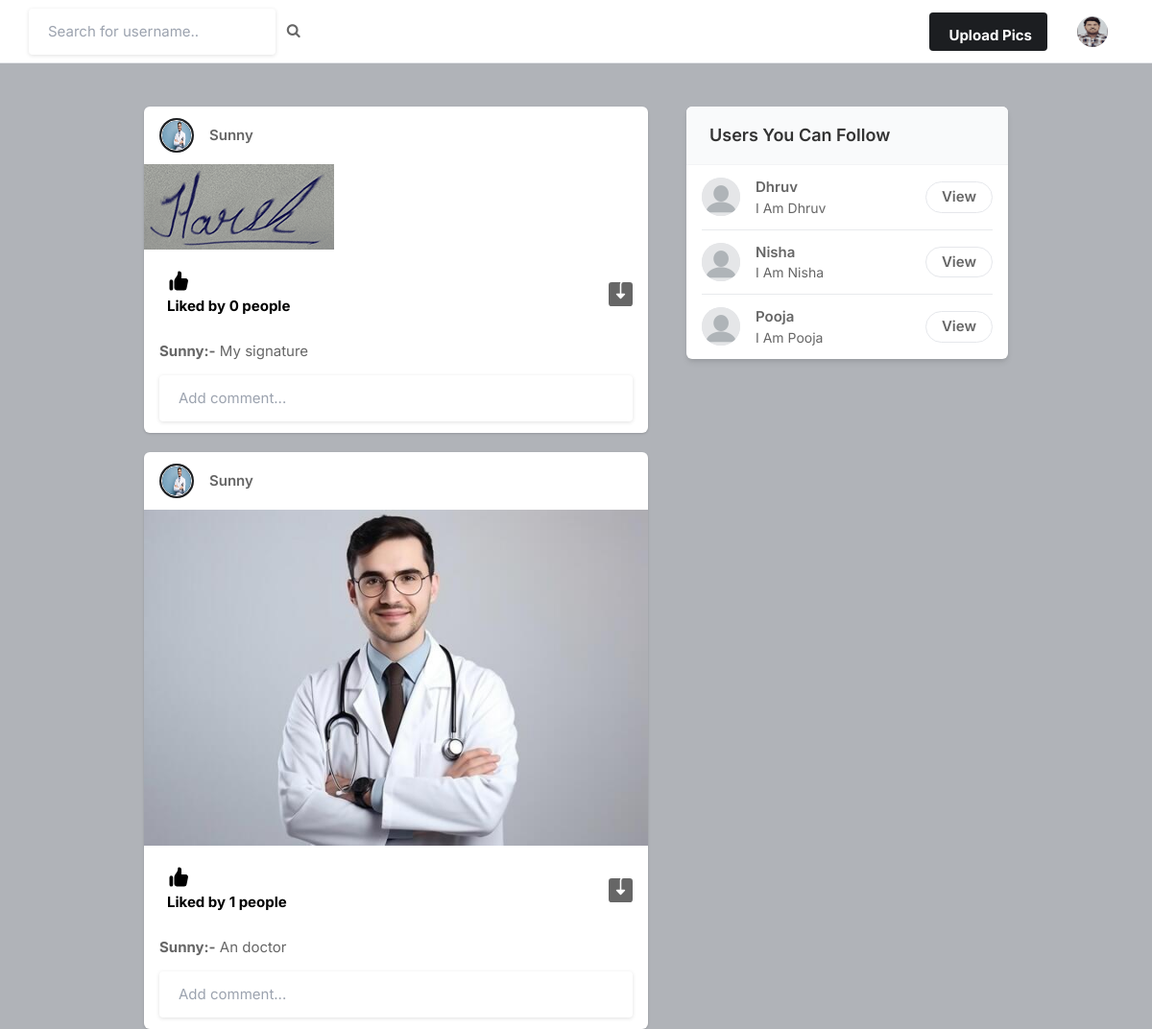
Page / (signed in) on the committed database.
### core/models.py (models this page shows, shortened)
class Profile(models.Model):
    user = models.ForeignKey(User, on_delete=models.CASCADE)
    id_user = models.IntegerField()
    bio = models.TextField(blank = True)
    profileimg = models.ImageField(upload_to='profile_images', default='blank-profile-picture.png')
    location = models.CharField(max_length=100, blank = True)

class Post(models.Model):
    id = models.UUIDField(primary_key=True, default=uuid.uuid4)
    user = models.CharField(max_length=100)
    image = models.ImageField(upload_to='post_images')
    caption = models.TextField()
    created_at = models.DateTimeField(default=datetime.now)
    no_of_likes = models.IntegerField(default=0)

### core/views.py (the view)
# urls.py: path('', views.index, name='index'),
@login_required(login_url='signin')
def index(request):
    user_object = User.objects.get(username=request.user.username)
    user_profile = Profile.objects.get(user = user_object)
    user_following_list = []
    feed = []
    user_following = FollowerCount.objects.filter(follower = request.user.username)
    for users in user_following:
        user_following_list.append(users.user)
    for usernames in user_following_list:
        feed_lists = Post.objects.filter(user = usernames)
        feed.append(feed_lists)
    feed_list = list(chain(*feed))
    comments = Comment.objects.all()
    posts_with_profile = []
    for post in feed_list:
        profile = Profile.objects.get(user__username=post.user)
        posts_with_profile.append({
            'post': post,
            'profile': profile
        })
    all_users = User.objects.all()
    user_following_all = []
    for user in user_following:
        user_list = User.objects.get(username = user.user)
        user_following_all.append(user_list)
    new_suggestions_list = [x for x in list(all_users) if (x not in list(user_following_all))]
    current_user = User.objects.filter(username = request.user.username)
    final_suggestions_list = [x for x in list(new_suggestions_list) if (x not in list(current_user))]
    random.shuffle(final_suggestions_list)
    username_profile = []
    username_profile_list = []
    for users in final_suggestions_list:
        username_profile.append(users.id)
    for ids in username_profile:
        profile_lists = Profile.objects.filter(id_user = ids)
        username_profile_list.append(profile_lists)
    suggestions_username_profile_list = list(chain(*username_profile_list))
    return render (request, 'index.html', {
        'user_profile':user_profile,
        'posts':feed_list,
        'posts_with_profile': posts_with_profile,
        'suggestions_username_profile_list':suggestions_username_profile_list[:4],
        'comments': comments
        })

### templates/index.html (shortened to what this page needs)
{% load static %}
<!DOCTYPE html>
<html lang="en">
<head>
    <link rel="stylesheet" href="{% static 'assets/css/icons.css' %}">
    <link rel="stylesheet" href="{% static 'assets/css/uikit.css' %}">
    <link rel="stylesheet" href="{% static 'assets/css/style.css' %}">
    <link rel="stylesheet" href="{% static 'assets/css/tailwind.css' %}">
    <link rel="stylesheet" href="https://cdnjs.cloudflare.com/ajax/libs/font-awesome/4.7.0/css/font-awesome.min.css">
</head>
<body>
            <header>
                <div class="header_inner">
                    <form action = "/search" method = "POST">
                    <div class="left-side">
                            <input type="text" name = "username" placeholder="Search for username..">&nbsp; &nbsp;
                            <button type="submit"><i class="fa fa-search fa-1x"></i></button>
                    </div>
                    </form>
                    <div class="right-side lg:pr-4">
                        <a href="#"
                            class="bg-pink-500 flex font-bold hidden hover:bg-pink-600 hover:text-white inline-block items-center lg:block max-h-10 mr-4 px-4 py-2 rounded shado text-white">
                              Upload Pics
                        </a>
                        <a href="#">
                            <img src="{{user_profile.profileimg.url}}" class="header-avatar" alt="">
                        </a>
                    </div>
                </div>
            </header>
            <div class="container m-auto">
                <div class="lg:flex justify-center lg:space-x-10 lg:space-y-0 space-y-5">
                    <div class="space-y-5 flex-shrink-0 lg:w-7/12">
                        {% for item in posts_with_profile reversed %}
                        <div class="bg-white shadow rounded-md  -mx-2 lg:mx-0">
                            <div class="flex justify-between items-center px-4 py-3">
                                <div class="flex flex-1 items-center space-x-4">
                                    <a href="#">
                                        <div class="bg-gradient-to-tr from-yellow-600 to-pink-600 p-0.5 rounded-full">
                                            <img src="{{item.profile.profileimg.url}}" class="bg-gray-200 border border-white rounded-full w-8 h-8">
                                        </div>
                                    </a>
                                    <span class="block capitalize font-semibold "><a href="/profile/{{item.post.user}}">{{item.post.user}}</a></a></span>
                                </div>
                              <div>
                                <a href="#"> <i class="icon-feather-more-horizontal text-2xl hover:bg-gray-200 rounded-full p-2 transition -mr-1 "></i> </a>
                              </div>
                            </div>
                            <div uk-lightbox>
                                <a href="{{item.post.image.url}}">
                                    <img src="{{item.post.image.url}}" alt="">
                                </a>
                            </div>
                            <div class="py-3 px-4 space-y-3">
                                <div class="flex space-x-4 lg:font-bold">
                                    <a href="/like-post?post_id={{item.post.id}}" class="flex items-center space-x-2">
                                        <div class="p-2 rounded-full text-black">
                                            {% if post.no_of_likes == 0 %}
                                            {% comment %} to show only number of likes {% endcomment %}
                                            <p>No likes</p>
                                            {% elif post.no_of_likes == 1 %}
                                            <p>Liked by {{item.post.no_of_likes}} person</p>
                                            {% else %}
                                            <p>Liked by {{item.post.no_of_likes}} people</p>
                                            {% endif %}
                                        </div>
                                    </a>
                                    <a href="{{item.post.image.url}}" class="flex items-center space-x-2 flex-1 justify-end" download>
                                    </a>
                                </div>
                                <p>
                                    <a href="/profile/{{item.post.user}}"><strong>{{item.post.user}}:-</strong></a> {{item.post.caption}}
                                </p>
                                <form action="/add_comment" method="POST">
                                <input type="text" name="comment"
                                placeholder="Add comment..."
                                class="border p-2 w-full">
                            </form>
                            </div>
                        </div>
                        {% endfor %}
                    </div>
                    <div class="lg:w-5/12">
                        <div class="bg-white  shadow-md rounded-md overflow-hidden">
                            <div class="bg-gray-50  border-b border-gray-100 flex items-baseline justify-between py-4 px-6 ">
                                <h2 class="font-semibold text-lg">Users You Can Follow</h2>
                            </div>
                            <div class="divide-gray-300 divide-gray-50 divide-opacity-50 divide-y px-4 ">
                                {% for suggestion in suggestions_username_profile_list %}
                                <div class="flex items-center justify-between py-3">
                                    <div class="flex flex-1 items-center space-x-4">
                                        <a href="/profile/{{suggestion.user}}">
                                            <img src="{{suggestion.profileimg.url}}" class="bg-gray-200 rounded-full w-10 h-10">
                                        </a>
                                        <div class="flex flex-col">
                                            <span class="block capitalize font-semibold"> {{suggestion.user}} </span>
                                            <span class="block capitalize text-sm"> {{suggestion.bio}} </span>
                                        </div>
                                    </div>
                                    <a href="/profile/{{suggestion.user}}" class="border border-gray-200 font-semibold px-4 py-1 rounded-full hover:bg-pink-600 hover:text-white hover:border-pink-600 "> View </a>
                                </div>
                                {% endfor %}
                            </div>
                        </div>
                    </div>
                </div>
            </div>
</body>
</html>

### static/assets/css/style.css (style rules this page uses)
body { background-color: #B0B3B8!important; }
button { vertical-align: middle; }
input { height: 48px; line-height: 48px; padding: 0 20px; outline: none; font-size: 15px; color: #808080; max-width: 100%; width: 100%; -webkit-box-sizing: border-box; box-sizing: border-box; display: block; font-weight: 400; opacity: 1; border-radius: 4px; border: none; -webkit-box-shadow: 0 1px 4px 0px rgba(0, 0, 0, 0.12); box-shadow: 0 1px 4px 0px rgba(0, 0, 0, 0.12); }
input[type="text"], input[type="password"], input[type="email"], input[type="number"] { height: 48px; line-height: 48px; padding: 0 20px; outline: none; font-size: 15px; color: #808080; max-width: 100%; width: 100%; -webkit-box-sizing: border-box; box-sizing: border-box; display: block; font-weight: 400; opacity: 1; border-radius: 4px; border: none; -webkit-box-shadow: 0 1px 4px 0px rgba(0, 0, 0, 0.12); box-shadow: 0 1px 4px 0px rgba(0, 0, 0, 0.12); }
input { -webkit-transition: all 0.1s ease-in-out; transition: all 0.1s ease-in-out; }
::placeholder { color: #808080; opacity: 1; }
button { border: none; margin: 0; padding: 0; width: auto; overflow: visible; background: transparent; color: inherit; font: inherit; line-height: normal; cursor: pointer; }
a { color: #be185d; -webkit-transition: 0.3s; transition: 0.3s; outline: none !important; }
button { outline: none !important; }
img { max-width: 100%; }
body { color: #666; font-size: 15px; line-height: 27px; background-color: #f0f2f5; font-family: "Inter", sans-serif; text-transform: none; }
body p { font-size: 15px; line-height: 27px; }
h1, h2, h3, h4, h5, h6 { font-family: "Inter", sans-serif; text-transform: none; }
input[type="text"], input[type="password"], input[type="email"] { font-family: "Inter", sans-serif; text-transform: none; }
button, body .pac-container { font-family: "Inter", sans-serif; text-transform: none; }
h1, h2, h3, h4, h5, h6 { color: #333; font-weight: 500; margin: 0; padding: 0; }
h2 { font-size: 26px; }
b, strong { font-weight: 700 !important; }
@media (min-width: 1024px) { .container { max-width: 900px !important; padding-top: 45px; } }
header { background-color: #fff; left: 0; right: 0; top: 0; z-index: 99; height: 66px; display: -webkit-box; display: -ms-flexbox; display: flex; -webkit-box-align: center; -ms-flex-align: center; align-items: center; border-bottom: 1px solid #e5e7eb; }
header .header_inner { display: -webkit-box; display: -ms-flexbox; display: flex; -webkit-box-align: center; -ms-flex-align: center; align-items: center; max-width: 1090px; margin: auto; width: 100%; max-width: 100% !important; padding: 0 30px; }
header .header_inner .left-side { display: -webkit-box; display: -ms-flexbox; display: flex; -webkit-box-align: center; -ms-flex-align: center; align-items: center; }
header .header_inner .right-side { display: -webkit-box; display: -ms-flexbox; display: flex; -webkit-box-align: center; -ms-flex-align: center; align-items: center; -webkit-box-pack: end; -ms-flex-pack: end; justify-content: flex-end; margin-left: auto; }
header .header_inner .right-side .header-avatar { width: 32px; height: 32px; border-radius: 100%; margin-left: 15px; }

### rows in the picture
Profile: profileimg (picture)
Post: profile.profileimg (picture), post.user "Sunny", post.image (picture), post.no_of_likes "0", post.caption "My signature"
Post: profile.profileimg (picture), post.user "Sunny", post.image (picture), post.no_of_likes "1", post.caption "An doctor"
Profile: profileimg (placeholder picture), user "Dhruv", bio "I Am Dhruv"
Profile: profileimg (placeholder picture), user "Nisha", bio "I Am Nisha"
Profile: profileimg (placeholder picture), user "Pooja", bio "I Am Pooja"
